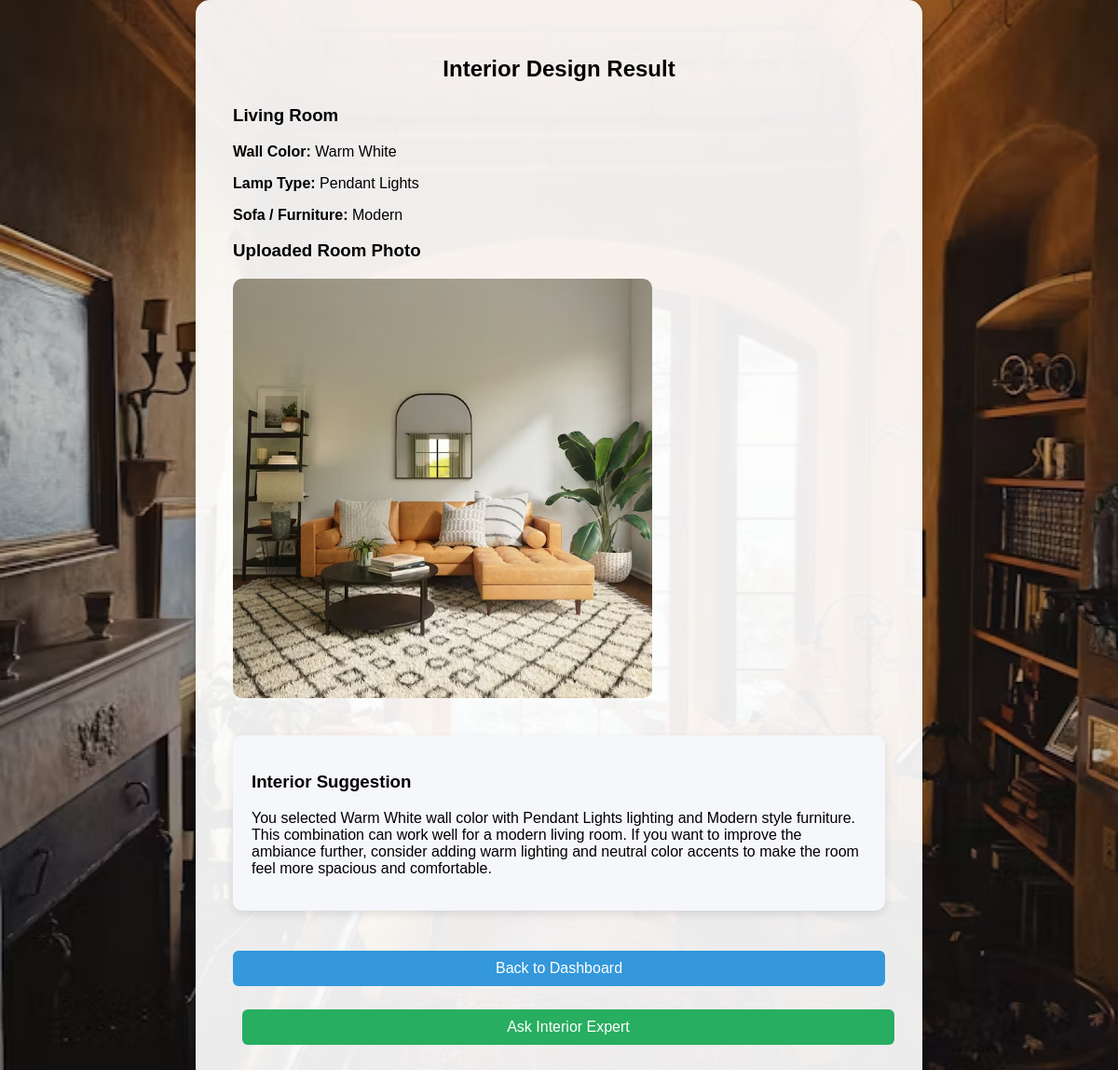
Page /result/1/ (signed in) on the committed database.
### mainapp/models.py (models this page shows, shortened)
class RoomDesign(models.Model):
    ROOM_CHOICES = [
        ('Living Room','Living Room'),
        ('Kitchen','Kitchen'),
        ('Bedroom','Bedroom'),
        ('Bathroom','Bathroom'),
        ('Dining Room','Dining Room'),
        ('Study Room','Study Room'),
        ('Kids Room','Kids Room'),
        ('Balcony','Balcony'),
        ('Pooja Room','Pooja Room'),
        ('Guest Room','Guest Room'),
    ]
    HOUSE_CHOICES = [
        ('1RK','1RK'),
        ('1BHK','1BHK'),
        ('2BHK','2BHK'),
        ('3BHK','3BHK'),
        ('4BHK','4BHK'),
        ('5BHK','5BHK'),
    ]
    user = models.ForeignKey(User, on_delete=models.CASCADE)
    house_type = models.CharField(
        max_length=10,
        choices=HOUSE_CHOICES,
        null=True,
        blank=True
    )
    room_type = models.CharField(
        max_length=50,
        choices=ROOM_CHOICES
    )
    wall_color = models.CharField(
        max_length=50,
        null=True,
        blank=True
    )
    lamp_type = models.CharField(
        max_length=50,
        null=True,
        blank=True
    )
    furniture = models.CharField(
        max_length=50,
        null=True,
        blank=True
    )
    image = models.ImageField(
        upload_to='uploads/',
        null=True,
        blank=True
    )
    created_at = models.DateTimeField(auto_now_add=True)

### mainapp/views.py (the view, shortened to what this page needs)
# urls.py: path('result/<int:design_id>/', views.design_result, name='design_result'),
@login_required
def design_result(request, design_id):
    design = RoomDesign.objects.get(id=design_id)
    suggestion = ""
    if design.room_type == "Living Room":
        suggestion = f"""
        You selected {design.wall_color} wall color with {design.lamp_type} lighting
        and {design.furniture} style furniture.

        This combination can work well for a modern living room. If you want to
        improve the ambiance further, consider adding warm lighting and neutral
        color accents to make the room feel more spacious and comfortable.
        """
    elif design.room_type == "Bedroom":
        suggestion = f"""
        You selected a {design.house_type} bedroom with {design.furniture} style.

        Bedrooms usually benefit from soft ambient lighting and calm color
        palettes that help improve relaxation and sleep quality.
        """
    else:
        suggestion = "Your design choices have been saved successfully."
    return render(request, 'design_result.html', {
        'design': design,
        'suggestion': suggestion
    })

### mainapp/templates/design_result.html (shortened to what this page needs)
{% load static %}
<link rel="stylesheet" href="{% static 'css/style.css' %}">
<div class="design-wrapper">
<div class="design-card">
<h2>Interior Design Result</h2>
<h3>{{design.room_type}}</h3>
{% if design.room_type == "Living Room" %}
<p><b>Wall Color:</b> {{design.wall_color}}</p>
<p><b>Lamp Type:</b> {{design.lamp_type}}</p>
<p><b>Sofa / Furniture:</b> {{design.furniture}}</p>
{% endif %}
<h3>Uploaded Room Photo</h3>
<img src="{{design.image.url}}"
     width="450"
     style="border-radius:10px;margin-bottom:20px;">
<div style="
background:#f5f7fb;
padding:20px;
border-radius:10px;
box-shadow:0 4px 10px rgba(0,0,0,0.1);
margin-top:20px;
">
<h3>Interior Suggestion</h3>
<p>
{{ suggestion }}
</p>
</div>
<br>
<a href="/dashboard/">
<button style="
padding:10px 20px;
background:#3498db;
color:white;
border:none;
border-radius:6px;
cursor:pointer;
">
Back to Dashboard
</button>
</a>
<a href="/chat/">
<button style="
padding:10px 20px;
background:#27ae60;
color:white;
border:none;
border-radius:6px;
cursor:pointer;
margin-left:10px;
">
Ask Interior Expert
</button>
</a>
</div>
</div>

### mainapp/static/css/style.css (style rules this page uses)
button { background:#3498db; color:white; border:none; padding:10px 18px; border-radius:6px; cursor:pointer; font-size:16px; }
.design-wrapper { display:flex; justify-content:center; align-items:center; min-height:80vh; }
.design-card { width:700px; max-width:90%; background:rgba(255,255,255,0.92); padding:40px; border-radius:15px; box-shadow:0 10px 35px rgba(0,0,0,0.35); }
.design-card h2 { text-align:center; margin-bottom:25px; }
.design-card button { margin-top:25px; width:100%; padding:12px; font-size:16px; background:#3498db; border:none; color:white; border-radius:6px; cursor:pointer; }

### rows in the picture
RoomDesign: room_type "Living Room", wall_color "Warm White", lamp_type "Pendant Lights", furniture "Modern", image (picture)
